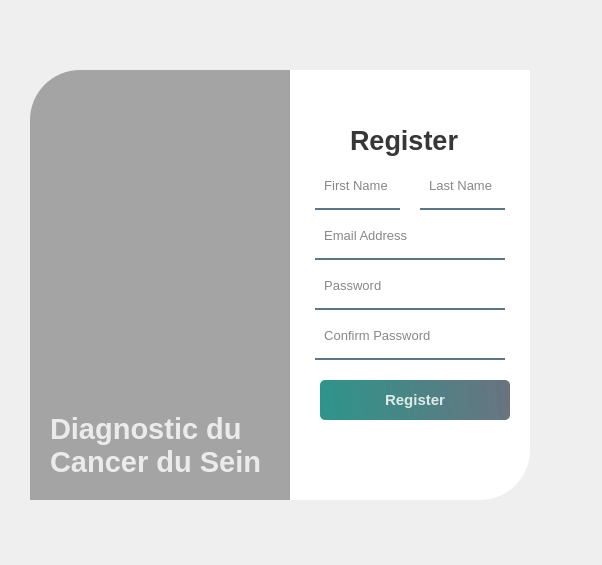
<?xml version="1.0" encoding="UTF-8"?>
<ui version="4.0">
 <class>Form</class>
 <widget class="QWidget" name="Form">
  <property name="geometry">
   <rect>
    <x>0</x>
    <y>0</y>
    <width>602</width>
    <height>565</height>
   </rect>
  </property>
  <property name="windowTitle">
   <string>Form</string>
  </property>
  <widget class="QWidget" name="widget" native="true">
   <property name="geometry">
    <rect>
     <x>20</x>
     <y>40</y>
     <width>550</width>
     <height>500</height>
    </rect>
   </property>
   <property name="styleSheet">
    <string notr="true">QPushButton#pushButton, #pushButton_6, #pushButton_7{
	background-color: qlineargradient(spread:pad, x1:0, y1:0.505682, x2:1, y2:0.477, stop:0 rgba(11, 131, 120, 219), stop:1 rgba(85, 98, 112, 226));
	color:rgba(255, 255, 255, 210);
	border-radius:5px;
}

QPushButton#pushButton:hover, #pushButton_6:hover, #pushButton_7:hover{
	background-color: qlineargradient(spread:pad, x1:0, y1:0.505682, x2:1, y2:0.477, stop:0 rgba(150, 123, 111, 219), stop:1 rgba(85, 81, 84, 226));
}

QPushButton#pushButton:pressed, #pushButton_6:pressed, #pushButton_7:pressed{
	padding-left:5px;
	padding-top:5px;
	background-color:rgba(150, 123, 111, 255);
}

QPushButton#pushButton_2, #pushButton_3, #pushButton_4, #pushButton_5{
	background-color: rgba(0, 0, 0, 0);
	color:rgba(85, 98, 112, 255);
}

QPushButton#pushButton_2:hover, #pushButton_3:hover, #pushButton_4:hover, #pushButton_5:hover{
	color: rgba(131, 96, 53, 255);
}

QPushButton#pushButton_2:pressed, #pushButton_3:pressed, #pushButton_4:pressed, #pushButton_5:pressed{
	padding-left:5px;
	padding-top:5px;
	color:rgba(91, 88, 53, 255);
}

</string>
   </property>
   <widget class="QLabel" name="label">
    <property name="geometry">
     <rect>
      <x>10</x>
      <y>30</y>
      <width>280</width>
      <height>430</height>
     </rect>
    </property>
    <property name="styleSheet">
     <string notr="true">
border-image: url(:/images/image3.png);
border-top-left-radius: 50px;</string>
    </property>
    <property name="text">
     <string/>
    </property>
   </widget>
   <widget class="QLabel" name="label_2">
    <property name="geometry">
     <rect>
      <x>10</x>
      <y>30</y>
      <width>280</width>
      <height>430</height>
     </rect>
    </property>
    <property name="styleSheet">
     <string notr="true">background-color:rgba(0, 0, 0, 80);
border-top-left-radius: 50px;</string>
    </property>
    <property name="text">
     <string/>
    </property>
   </widget>
   <widget class="QLabel" name="label_3">
    <property name="geometry">
     <rect>
      <x>270</x>
      <y>30</y>
      <width>240</width>
      <height>430</height>
     </rect>
    </property>
    <property name="styleSheet">
     <string notr="true">background-color:rgba(255, 255, 255, 255);
border-bottom-right-radius: 50px;</string>
    </property>
    <property name="text">
     <string/>
    </property>
   </widget>
   <widget class="QLabel" name="label_7">
    <property name="geometry">
     <rect>
      <x>30</x>
      <y>360</y>
      <width>231</width>
      <height>91</height>
     </rect>
    </property>
    <property name="font">
     <font>
      <pointsize>22</pointsize>
      <bold>true</bold>
     </font>
    </property>
    <property name="styleSheet">
     <string notr="true">color:rgba(255, 255, 255, 200);</string>
    </property>
    <property name="text">
     <string>Diagnostic du 
Cancer du Sein</string>
    </property>
   </widget>
   <widget class="QWidget" name="widget_4" native="true">
    <property name="geometry">
     <rect>
      <x>280</x>
      <y>70</y>
      <width>220</width>
      <height>315</height>
     </rect>
    </property>
    <widget class="QLabel" name="label_10">
     <property name="geometry">
      <rect>
       <x>50</x>
       <y>10</y>
       <width>121</width>
       <height>40</height>
      </rect>
     </property>
     <property name="font">
      <font>
       <pointsize>20</pointsize>
       <bold>true</bold>
      </font>
     </property>
     <property name="styleSheet">
      <string notr="true">color:rgba(0, 0, 0, 200);</string>
     </property>
     <property name="text">
      <string>Register</string>
     </property>
    </widget>
    <widget class="QLineEdit" name="lineEdit_3">
     <property name="geometry">
      <rect>
       <x>15</x>
       <y>110</y>
       <width>190</width>
       <height>40</height>
      </rect>
     </property>
     <property name="font">
      <font>
       <pointsize>10</pointsize>
      </font>
     </property>
     <property name="styleSheet">
      <string notr="true">background-color:rgba(0, 0, 0, 0);
border:none;
border-bottom:2px solid rgba(46, 82, 101, 200);
color:rgba(0, 0, 0, 240);
padding-bottom:7px;</string>
     </property>
     <property name="echoMode">
      <enum>QLineEdit::Normal</enum>
     </property>
     <property name="placeholderText">
      <string>  Email Address</string>
     </property>
    </widget>
    <widget class="QLineEdit" name="lineEdit_4">
     <property name="geometry">
      <rect>
       <x>15</x>
       <y>60</y>
       <width>85</width>
       <height>40</height>
      </rect>
     </property>
     <property name="font">
      <font>
       <pointsize>10</pointsize>
      </font>
     </property>
     <property name="styleSheet">
      <string notr="true">background-color:rgba(0, 0, 0, 0);
border:none;
border-bottom:2px solid rgba(46, 82, 101, 200);
color:rgba(0, 0, 0, 240);
padding-bottom:7px;</string>
     </property>
     <property name="placeholderText">
      <string>  First Name</string>
     </property>
    </widget>
    <widget class="QLineEdit" name="lineEdit_5">
     <property name="geometry">
      <rect>
       <x>120</x>
       <y>60</y>
       <width>85</width>
       <height>40</height>
      </rect>
     </property>
     <property name="font">
      <font>
       <pointsize>10</pointsize>
      </font>
     </property>
     <property name="styleSheet">
      <string notr="true">background-color:rgba(0, 0, 0, 0);
border:none;
border-bottom:2px solid rgba(46, 82, 101, 200);
color:rgba(0, 0, 0, 240);
padding-bottom:7px;</string>
     </property>
     <property name="placeholderText">
      <string>  Last Name</string>
     </property>
    </widget>
    <widget class="QLineEdit" name="lineEdit_6">
     <property name="geometry">
      <rect>
       <x>15</x>
       <y>160</y>
       <width>190</width>
       <height>40</height>
      </rect>
     </property>
     <property name="font">
      <font>
       <pointsize>10</pointsize>
      </font>
     </property>
     <property name="styleSheet">
      <string notr="true">background-color:rgba(0, 0, 0, 0);
border:none;
border-bottom:2px solid rgba(46, 82, 101, 200);
color:rgba(0, 0, 0, 240);
padding-bottom:7px;</string>
     </property>
     <property name="echoMode">
      <enum>QLineEdit::Password</enum>
     </property>
     <property name="placeholderText">
      <string>  Password</string>
     </property>
    </widget>
    <widget class="QLineEdit" name="lineEdit_7">
     <property name="geometry">
      <rect>
       <x>15</x>
       <y>210</y>
       <width>190</width>
       <height>40</height>
      </rect>
     </property>
     <property name="font">
      <font>
       <pointsize>10</pointsize>
      </font>
     </property>
     <property name="styleSheet">
      <string notr="true">background-color:rgba(0, 0, 0, 0);
border:none;
border-bottom:2px solid rgba(46, 82, 101, 200);
color:rgba(0, 0, 0, 240);
padding-bottom:7px;</string>
     </property>
     <property name="echoMode">
      <enum>QLineEdit::Password</enum>
     </property>
     <property name="placeholderText">
      <string>  Confirm Password</string>
     </property>
    </widget>
    <widget class="QPushButton" name="pushButton">
     <property name="geometry">
      <rect>
       <x>20</x>
       <y>270</y>
       <width>190</width>
       <height>40</height>
      </rect>
     </property>
     <property name="font">
      <font>
       <pointsize>11</pointsize>
       <bold>true</bold>
      </font>
     </property>
     <property name="text">
      <string>Register</string>
     </property>
    </widget>
   </widget>
  </widget>
 </widget>
 <resources>
  <include location="resources.qrc"/>
 </resources>
 <connections/>
</ui>
